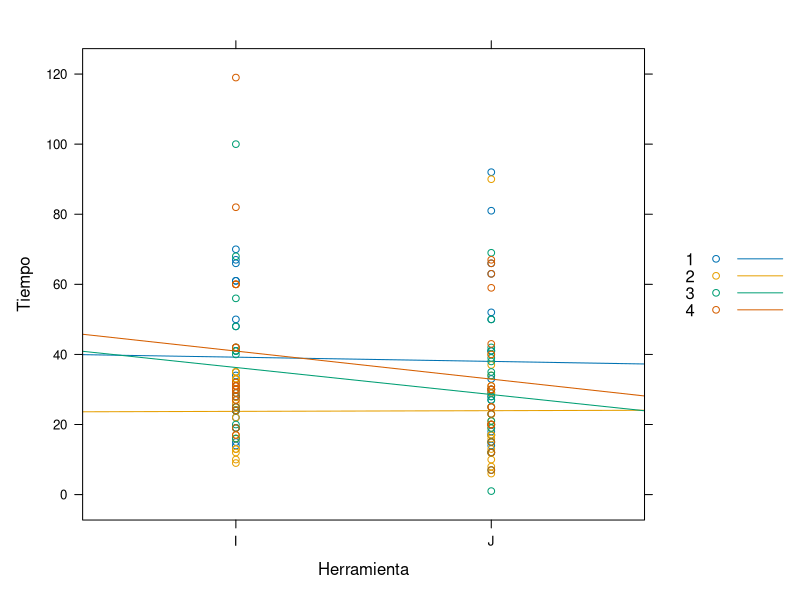
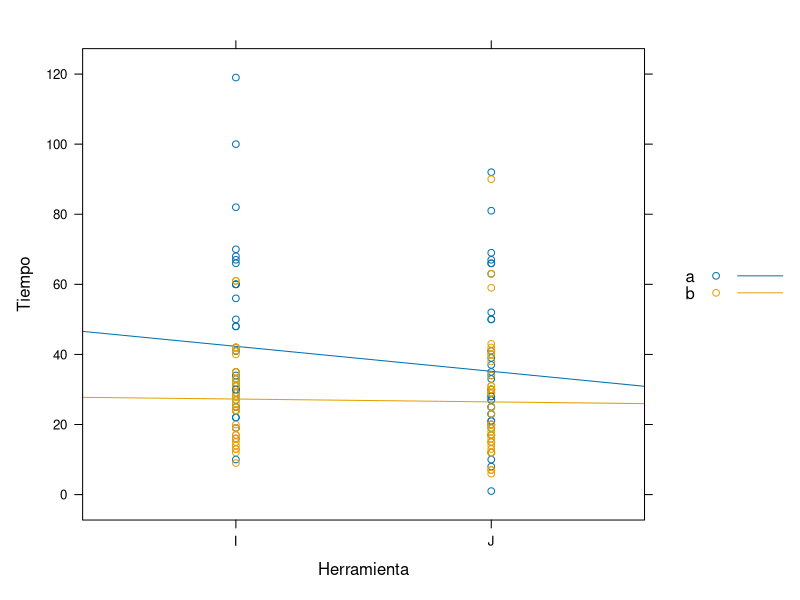
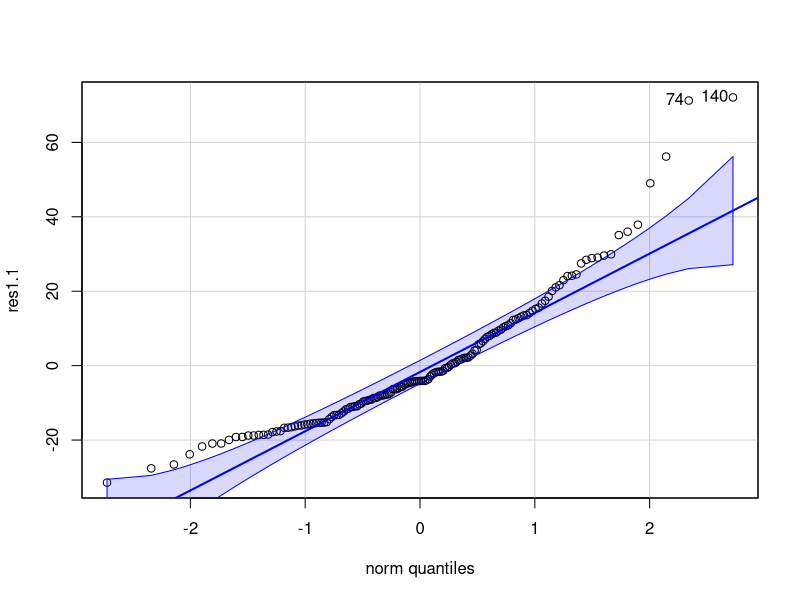
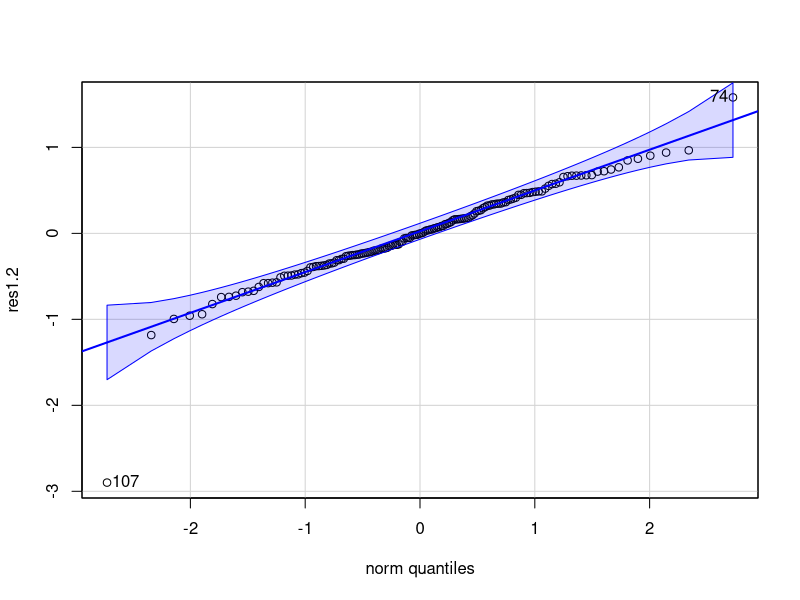
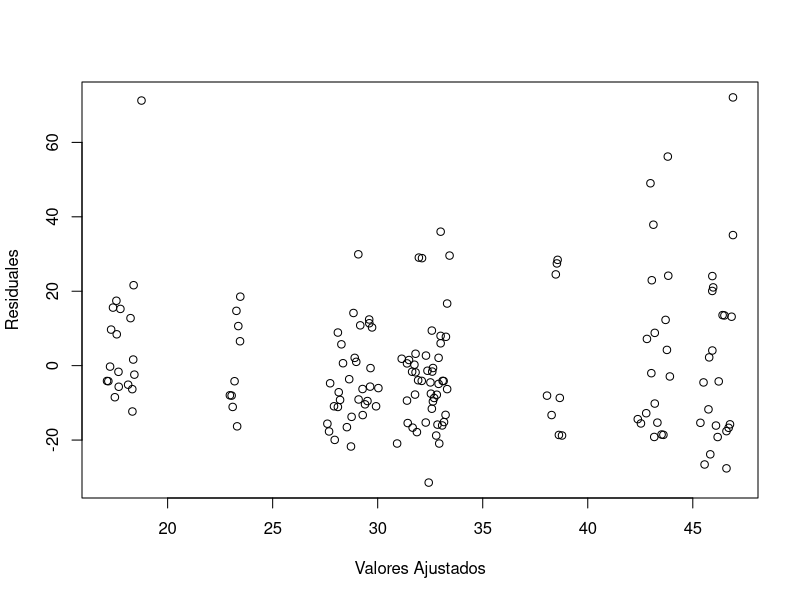
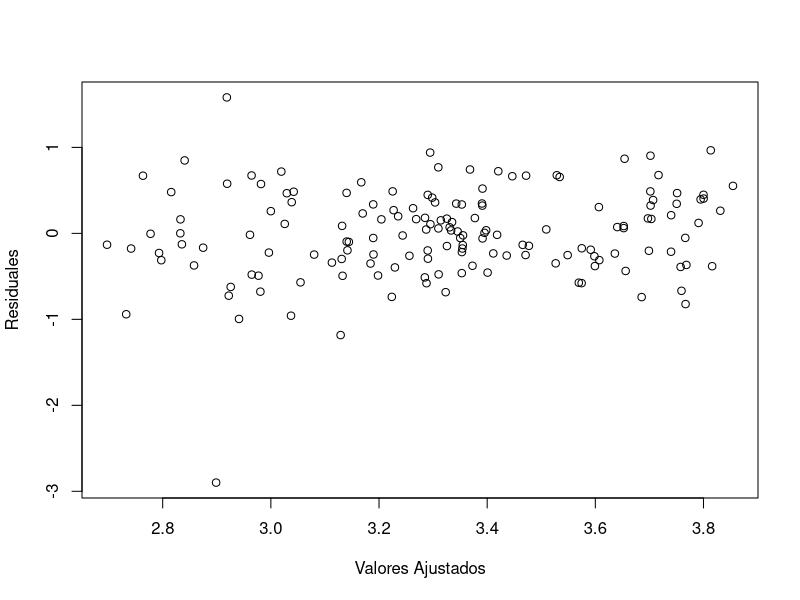
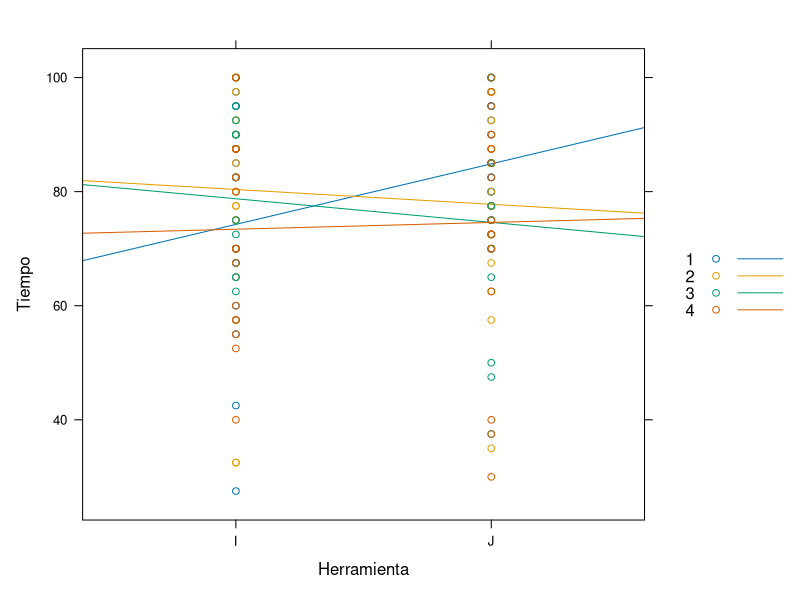
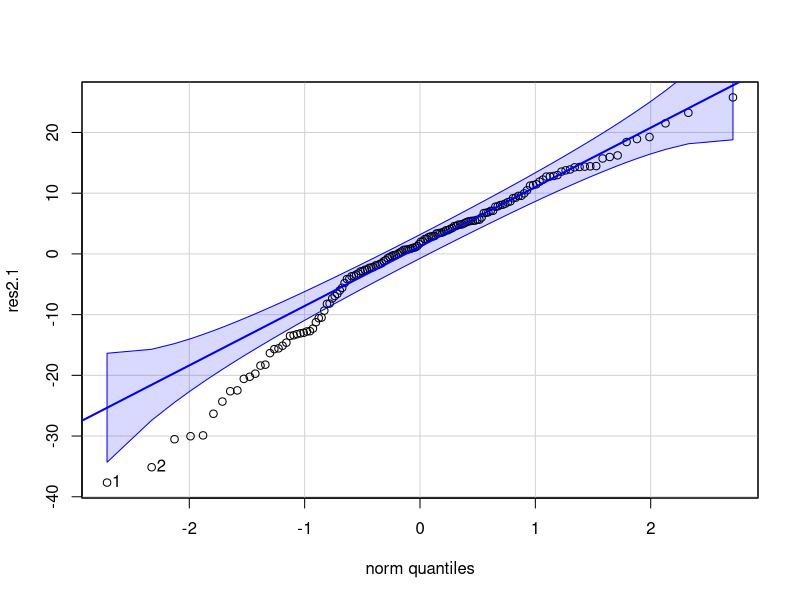

The R source for these figures, in order: (Note: this script raises an error after producing the figures.)
## ---- chunk 1
library(readxl)
library(dplyr)
library(lubridate)
library(hms)
library(lme4)
library(car)
library(MASS)
library(lattice)
library(lmtest)
## ---- chunk 2
setwd("C:/Users/Ander/OneDrive - Universidad de Costa Rica/Proyecto Avanzados - General/Bases")
base = read_excel("Base_Limpia.xlsx")
## ---- chunk 3
base1.1 <- base %>%
  mutate(
    ti_hora  = as_hms(ti),
    tf_hora  = as_hms(tf),
    dif_hora = as_hms(dif),
    dif_minutos = as.numeric(difftime(tf, ti, units = "mins"))
  )

base1.1$tool = factor(base1.1$tool)
base1.1$Pregunta = factor(base1.1$Pregunta)
base1.1$Semestre = factor(base1.1$Semestre)
base1.1$Grupo = factor(base1.1$Grupo)
base1.1$id_est = factor(base1.1$id_est)
## ---- chunk 4
xyplot(dif_minutos~tool, groups = Pregunta ,type=c("r","p"),xlab="Herramienta",
ylab="Tiempo",data=base1.1,auto.key = TRUE)
## ---- chunk 5
xyplot(dif_minutos~tool, groups = Semestre ,type=c("r","p"),xlab="Herramienta",
ylab="Tiempo",data=base1.1,auto.key = TRUE)
## ---- chunk 6
mod1.1 = lmer(dif_minutos ~ tool*Pregunta + tool*Semestre + (1|id_est), base1.1)
## ---- chunk 7
res1.1 = residuals(mod1.1)
qqPlot(res1.1)
## ---- chunk 8
mod1.2 = mod1 = lmer(log(dif_minutos) ~ tool*Pregunta + tool*Semestre + (1|id_est), base1.1)
res1.2 = residuals(mod1.2)
qqPlot(res1.2)
## ---- chunk 9
fit1.1 = fitted(mod1.1)
plot(fit1.1,res1.1,xlab = "Valores Ajustados",ylab = "Residuales")
## ---- chunk 10
leveneTest(res1.1 ~ base1.1$tool)
## ---- chunk 11
fit1.2 = fitted(mod1.2)
plot(fit1.2,res1.2,xlab = "Valores Ajustados",ylab = "Residuales")
mod1.2 = lmer(log(dif_minutos) ~ tool*Pregunta + tool*Semestre + (1|id_est), data =base1.1[res1.2>-2,])
res1.3 = residuals(mod1.2)
## ---- chunk 12
leveneTest(res1.2 ~ base1.1$tool)
## ---- chunk 13
xyplot(sus~tool, groups = Pregunta ,type=c("r","p"),xlab="Herramienta",
ylab="Tiempo",data=base1.1,auto.key = TRUE)
## ---- chunk 14
mod2.1 = lmer(sus ~ tool*Pregunta + tool*Semestre + (1|id_est), base1.1) #Está la opción de elevar al cubo.
res2.1 = residuals(mod2.1)
qqPlot(res2.1)
## ---- chunk 15
summary(powerTransform(mod2.1))
## ---- chunk 16
# lambda_optimo <- 2.7838
# 
# base1.1 <- base1.1 %>%
#   mutate(
#     sus_trans = (sus^lambda_optimo - 1) / lambda_optimo
#   )
# mod2.1_trans <- lmer(sus_trans ~ tool + Pregunta + Semestre + Grupo + (1|id_est), data = base1.1)
# res2.1_trans = residuals(mod2.1_trans)
# qqPlot(res2.1_trans)
## ---- chunk 17
mod2.2 = lmer(sus^3 ~ tool*Pregunta + tool*Semestre + (1|id_est), base1.1) 
res2.2 = residuals(mod2.2)
qqPlot(res2.2)
## ---- chunk 18
fit2.1 = fitted(mod2.1)
plot(fit2.1,res2.1, xlab = "Valores Ajustados",ylab = "Residuales")
## ---- chunk 19
fit2.2 = fitted(mod2.2)
plot(fit2.2,abs(res2.2),xlab = "Valores Ajustados",ylab = "Residuales")
## ---- chunk 20
leveneTest(res2.2 ~ interaction(base1.1$tool, base1.1$Semestre, base1.1$Pregunta))
## ---- chunk 21
